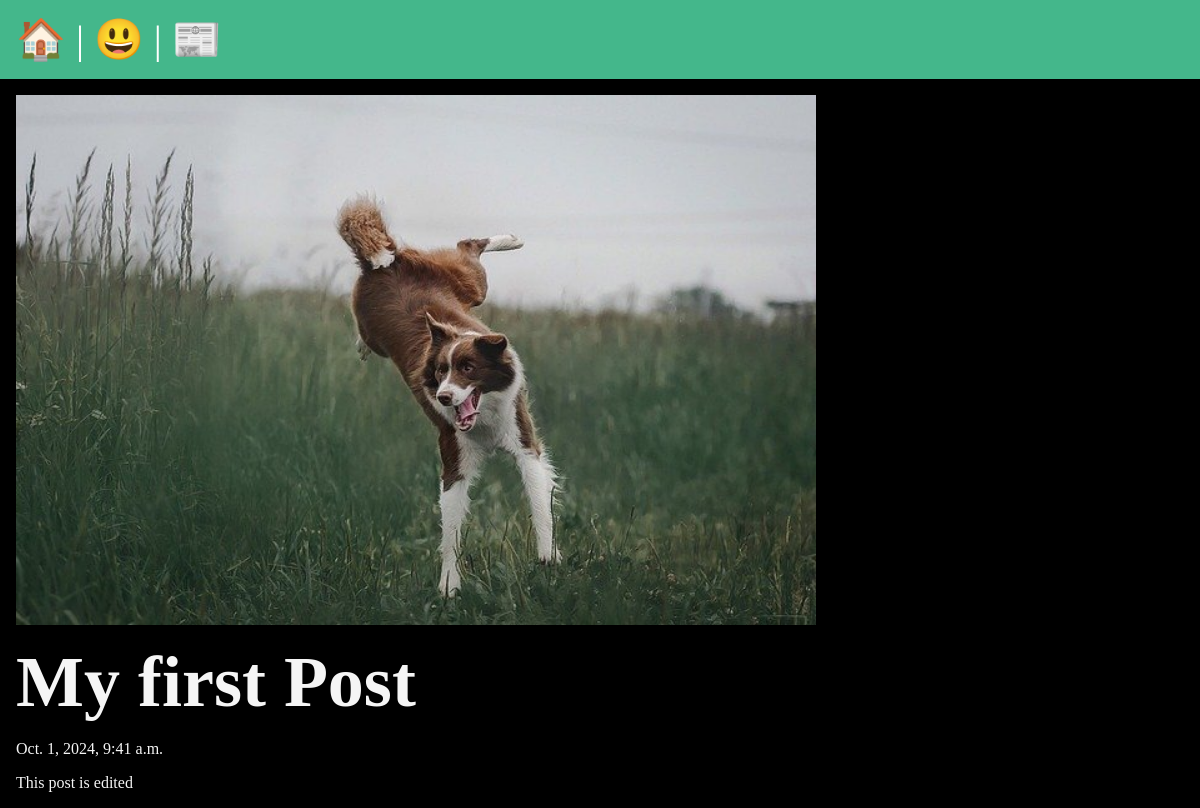
Screenshot of /posts/post-edit with the database file from the repository.
### posts/models.py (models this page shows, shortened)
class Post(models.Model):
    title = models.CharField(max_length=75)
    body = models.TextField()
    slug = models.SlugField()
    date = models.DateTimeField(auto_now_add=True)
    banner = models.ImageField(default='fallback.png', blank=True)

### posts/views.py (the view)
# urls.py: path('<slug:slug>', views.post_page, name="page"),
def post_page(request, slug):
    post = Post.objects.get(slug=slug)
    return render(request, 'posts/post_page.html', { 'post' : post })

### posts/templates/posts/post_page.html (shortened to what this page needs)
{% extends "layout.html" %}
{% block content %}
    <section>
        <img
        class="banner"
        src="{{ post.banner.url }}"
        alt="{{post.title}}"/>
        <h1>{{post.title}}</h1>
        <p> {{post.date}} </p>
        <p> {{post.body}} </p>
    </section>
{% endblock %}

### static/css/style.css (style rules this page uses)
* { margin: 0; padding: 0; box-sizing: border-box; }
body { min-height: 100vh; background-color: black; color: whitesmoke; font-size: 3rem; }
section { display: flex; flex-flow: column; gap: 1rem; }
p { font-size: 1rem; }
.banner { display: block; width: 100%; max-width: 800px; }

### rows the page displays
Post: banner (picture), title "My first Post", date "Oct. 1, 2024, 9:41 a.m.", body "This post is edited"
